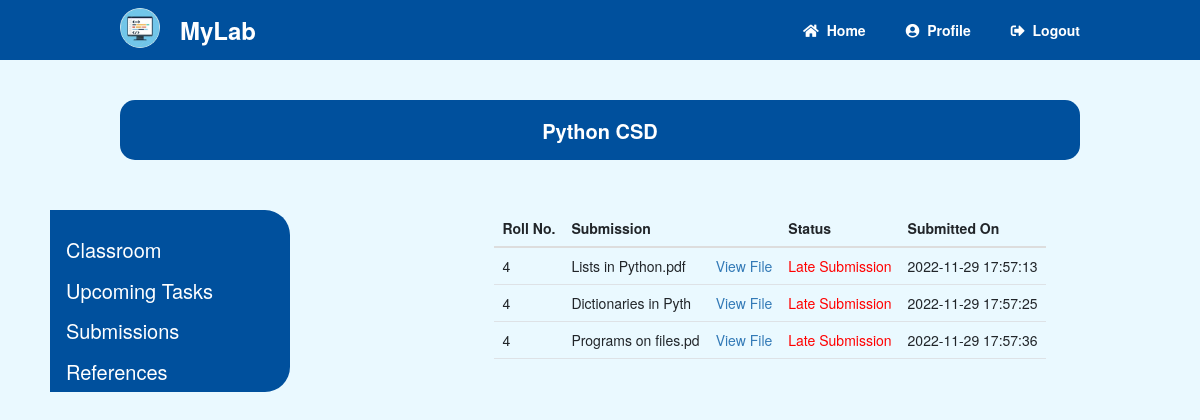
Page /submissions-s.php?id=1&ai=1 (signed in) on the committed database.
### tables this page shows
CREATE TABLE `classes` (
  `id` int(255) NOT NULL,
  `teacher_id` int(255) NOT NULL,
  `subject_id` int(255) NOT NULL,
  `subject_title` varchar(255) NOT NULL,
  `code` varchar(10) NOT NULL,
  `thumbnail` varchar(255) NOT NULL,
  `section_id` int(10) NOT NULL,
  `section` varchar(10) NOT NULL
);

CREATE TABLE `assignment_submissions` (
  `id` int(11) NOT NULL,
  `stud_id` int(11) NOT NULL,
  `username` varchar(100) NOT NULL,
  `class_id` int(11) NOT NULL,
  `asgn_id` int(11) NOT NULL,
  `sst` datetime NOT NULL,
  `eet` datetime NOT NULL,
  `diff` time NOT NULL,
  `file_name` varchar(500) NOT NULL,
  `uploaded_on` datetime NOT NULL
);

### submissions-s.php (the view, shortened to what this page needs)
<?php
include("configclass.php");
?>
<!DOCTYPE html>
<html lang="en">
<head>
    <link rel="stylesheet" href="classstyle.css">
    <link href="https://cdn.jsdelivr.net/npm/bootstrap@5.2.2/dist/css/bootstrap.min.css" rel="stylesheet">
    <link rel="stylesheet" href="https://use.fontawesome.com/releases/v5.7.1/css/all.css">
    <link rel="stylesheet" href="https://maxcdn.bootstrapcdn.com/bootstrap/3.4.1/css/bootstrap.min.css">
</head>
<body>
    <?php include("navtop.php"); ?>
    <div class="flx">
        <?php include("sidenav.php"); ?>
        <div class="content" style="margin-top: 50px; margin-left: auto;margin-right:auto;">
            <table class="table table-hover table-responsive-xl">
                <thead>
                    <tr>
                        <th>Roll No.</th>
                        <th>Submission</th>
                        <th></th>
                        <th>Status</th>
                        <th>Submitted On</th>
                    </tr>
                </thead>
                <tbody>
                    <?php
                    include("configclasssub.php");
                    $id = $_SESSION['id'];
                    $sql_query = mysqli_query($con, "SELECT * FROM `assignment_submissions` WHERE `stud_id`='$id'");
                    $count = mysqli_num_rows($sql_query);
                    if ($count > 0) {
                        while ($row = mysqli_fetch_array($sql_query)) {
                    ?>
                            <tr>
                                <td><?= $row['stud_id']; ?></td>
                                <td><?php echo substr($row['file_name'], 0, 20); ?></td>
                                <td><?php if (!(($row['file_name']) === "")) {
                                        echo ('<a href="assignments_submissions/' . $row['file_name'] . '" target="_blank">View File</a>');
                                    } ?></td>
                                <td><?php if ($row['uploaded_on'] < $_SESSION['subtime']) {
                                        echo "Submitted On Time";
                                    } else {
                                    ?><span style="color: red;"><?php echo "Late Submission";
                                                                            } ?></span></td>
                                <td><?=$row['uploaded_on'];?></td>
                            </tr>
                        <?php
                        }
                    } else {
                        ?>
                        <td colspan="4">No Record Found</td>
                    <?php
                    }
                    ?>
                </tbody>
            </table>
        </div>
    </div>
</body>
</html>

### navtop.php (shortened to what this page needs)
<nav class="navtop">
    <div>
        <a class="navbar-brand" href="#">
            <img src="images/mylab.png" alt="Logo" style="width:40px; padding-top: 5px;" class="rounded-pill">
        </a>
        <h1>MyLab</h1>
        <a href="welcome-<?php if ($_SESSION["role"] === 2) {
                                echo "s";
                            } elseif ($_SESSION["role"] === 1) {
                                echo "t";
                            } elseif ($_SESSION["role"] === 1) {
                                echo "s";
                            } ?>.php"><i class="fas fa-home"></i>Home</a>
        <a href="profile.php"><i class="fas fa-user-circle"></i>Profile</a>
        <a href="logout.php"><i class="fas fa-sign-out-alt"></i>Logout</a>
    </div>
</nav>
<div class="navsec">
    <?php include("configclasssub.php");
    $url_id = $_SESSION['class_id'];
    $query = mysqli_query($con, "SELECT * FROM `classes` WHERE `id`='$url_id'");
    $row = mysqli_fetch_array($query);
    ?>
<h1 class='navsec-head' style="margin-top:40px;">
      <?php echo $row['subject_title']; ?>  <?php echo $row['section']; ?></h1>
  </div>

### classstyle.css (style rules this page uses)
body { margin: 0; max-width: 100vw; background-color: rgb(234, 249, 255) !important; }
.flx { display: flex; }
.navtop { background-color: #00509d; height: 60px; width: 100vw; }
.navsec { width: 80%; margin-left: auto; margin-right: auto; }
.navsec-head { background-color: #00509d; height: 60px; max-width: 100%; border-radius: 15px; }
.navsec h1 { flex: 1; font-size: 20px; border: 30px; margin: 30px; font-style: sanserif; text-align: center; padding-top: 20px; padding-left: auto; padding-right: auto; margin: 0; color: white; font-weight: bold; }
.navtop div { display: flex; margin: 0 auto; width: 1000px; height: 100%; }
.navtop div h1, .navtop div a { display: inline-flex; align-items: center; }
.navtop div h1 { flex: 1; font-size: 24px; padding: 0; margin: 0; color: white; font-weight: bold; }
.navtop div a { padding: 0 20px; text-decoration: none; color: white; font-weight: bold; }
.navtop div a i { padding: 2px 8px 0 0; }
.content { margin-top: 50px; border-radius: 25px; }

### rows in the picture
classes: subject_title "Python", section "CSD"
assignment_submissions: stud "4", file_name "Lists in Python.pdf", shows "Late Submission", uploaded_on "2022-11-29 17:57:13"
assignment_submissions: stud "4", file_name "Dictionaries in Pyth", shows "Late Submission", uploaded_on "2022-11-29 17:57:25"
assignment_submissions: stud "4", file_name "Programs on files.pd", shows "Late Submission", uploaded_on "2022-11-29 17:57:36"
